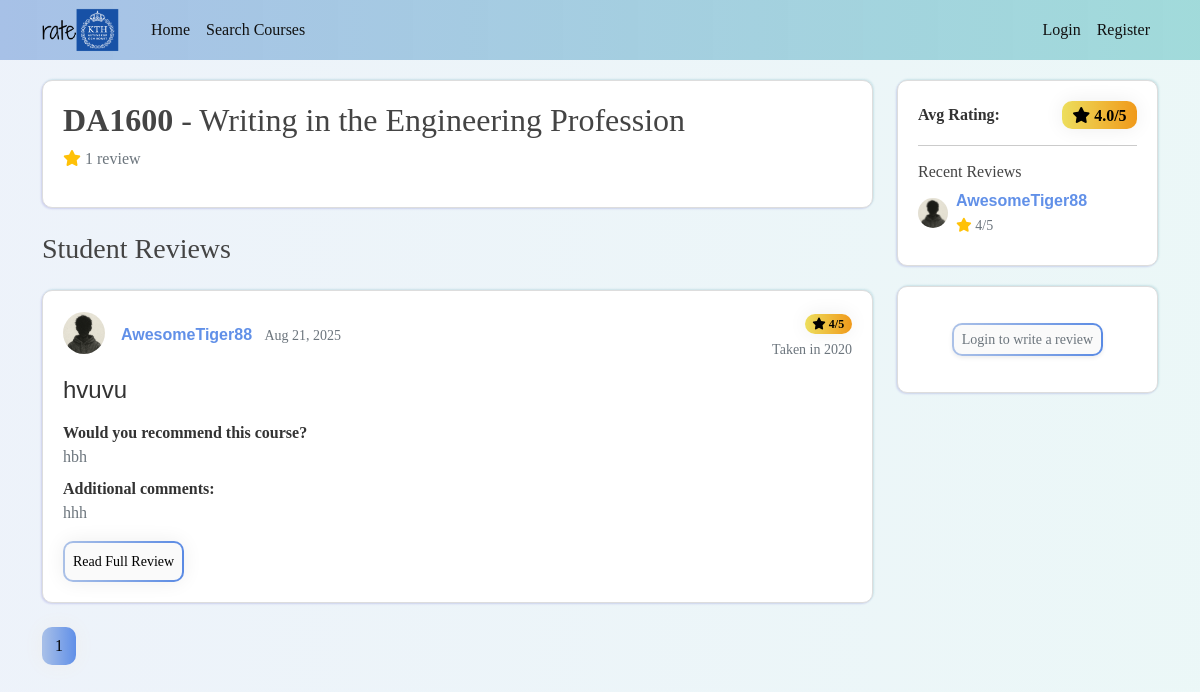
Page /courses/course/1 on the committed database.
### flasknetwork/models.py (models this page shows, shortened)
class Course(db.Model):
    id = db.Column(db.Integer, primary_key=True)
    name = db.Column(db.String(100), nullable=False, index=True)
    code = db.Column(db.String(20), unique=True, nullable=False, index=True)
    def get_average_rating(self):
        result = db.session.query(db.func.avg(Post.rating)).filter_by(course_id=self.id).scalar()
        return result if result is not None else None

class Post(db.Model):
    id = db.Column(db.Integer, primary_key=True)
    title = db.Column(db.String(100), nullable=False)
    date_posted = db.Column(db.DateTime, nullable=False, default=datetime.utcnow)
    year_taken = db.Column(db.Integer, nullable=False)  # e.g., 2023
    rating = db.Column(db.Integer, nullable=False)  # e.g., 1-5
    answer_q1 = db.Column(db.Text, nullable=True)
    answer_q2 = db.Column(db.Text, nullable=True)
    answer_q3 = db.Column(db.Text, nullable=True)
    answer_q4 = db.Column(db.Text, nullable=True)
    answer_q5 = db.Column(db.Text, nullable=True)
    answer_q6 = db.Column(db.Text, nullable=True)
    user_id = db.Column(db.Integer, db.ForeignKey('user.id'), nullable=False)
    course_id = db.Column(db.Integer, db.ForeignKey('course.id'), nullable=False)
    __table_args__ = (db.UniqueConstraint('user_id', 'course_id', name='one_review_per_course'),)
    course = db.relationship('Course', backref='reviews')

class User(db.Model, UserMixin): # the *table* name is 'user' by default, not 'User'
    id = db.Column(db.Integer, primary_key=True)
    username = db.Column(db.String(20), unique=True, nullable=False)
    email = db.Column(db.String(120), unique=True, nullable=False)
    image_file = db.Column(db.String(20), nullable=False, default='default1.png')
    password = db.Column(db.String(60), nullable=False)
    posts = db.relationship('Post', backref='author', lazy=True)
    email_verified = db.Column(db.Boolean, nullable=False, default=False)
    program_id = db.Column(db.Integer, db.ForeignKey('program.id'), nullable=False)
    program = db.relationship('Program', backref='students')

### flasknetwork/courses/routes.py (the view)
@courses.route('/course/<int:course_id>')
def course_detail(course_id):
    try:
        page = request.args.get('page', 1, type=int)
        course = Course.query.get_or_404(course_id)
        reviews = Post.query.filter_by(course=course).order_by(Post.date_posted.desc()).paginate(
            page=page, per_page=5
        )
        avg_rating = course.get_average_rating()
        auth_can_review = (
            current_user.is_authenticated and current_user.can_review(course)
        )
        auth_but_cannot_review = (
            current_user.is_authenticated and not current_user.can_review(course)
        )
        return render_template('courses/detail.html',
                             title=f'{course.code} - {course.name}',
                             course=course,
                             reviews=reviews,
                             avg_rating=avg_rating,
                             auth_can_review=auth_can_review,
                             auth_but_cannot_review=auth_but_cannot_review)
    except SQLAlchemyError as e:
        current_app.logger.error(f"Database error loading course {course_id}: {str(e)}")
        return render_template('errors/500.html'), 500

### flasknetwork/templates/courses/detail.html (shortened to what this page needs)
{% extends "layout.html" %}
{% block content %}
<div class="row">
    <div class="col-lg-9">
        <div class="content-section mb-4">
            <div class="d-flex align-items-start">
                <div class="flex-grow-1">
                    <h2 class="mb-2"><b>{{ course.code }}</b> - {{ course.name }}</h2>
                    <p class="text-muted mb-3">
                        <i class="fas fa-star text-warning"></i>
                        {% if reviews.total == 0 %}
                            No reviews yet
                        {% elif reviews.total == 1 %}
                            1 review
                        {% else %}
                            {{ reviews.total }} reviews
                        {% endif %}
                    </p>
                </div>
            </div>
        </div>
        {% if reviews.items %}
            <h3 class="mb-4">Student Reviews</h3>
            {% for review in reviews.items %}
                <article class="content-section mb-4">
                    <div class="d-flex align-items-center mb-3">
                        <img class="rounded-circle review-img me-3"
                             src="{{ url_for('static', filename='profile_pics/' + review.author.image_file) }}"
                             alt="{{ review.author.username }}'s profile picture">
                        <div class="flex-grow-1">
                            <div class="d-flex justify-content-between align-items-center">
                                <div>
                                    <a class="author-link fw-bold" href="{{ url_for('users.user_posts', username=review.author.username) }}">
                                        {{ review.author.username }}
                                    </a>
                                    <small class="text-muted d-block d-md-inline ms-0 ms-md-2">{{ review.date_posted.strftime('%b %d, %Y') }}</small>
                                </div>
                                <div class="text-end">
                                    <span class="badge gradient-anim gradient-anim--yellow">
                                        <i class="fas fa-star"></i> {{ review.rating }}/5
                                    </span>
                                    <small class="text-muted d-block mt-1">Taken in {{ review.year_taken }}</small>
                                </div>
                            </div>
                        </div>
                    </div>
                    <h4 class="mb-3">
                        <a class="review-title course-link" href="{{ url_for('posts.post', post_id=review.id) }}">
                            {{ review.title }}
                        </a>
                    </h4>
                    <div class="review-questions">
                        {% if review.answer_q1 %}
                            <div class="mb-2">
                                <strong>Would you recommend this course?</strong>
                                <p class="text-muted mb-1">{{ review.answer_q1 }}</p>
                            </div>
                        {% endif %}
                        {% if review.answer_q2 %}
                            <div class="mb-2">
                                <strong>Additional comments:</strong>
                                <p class="text-muted mb-1">{{ review.answer_q2 }}</p>
                            </div>
                        {% endif %}
                    </div>
                    <div class="mt-3">
                        <a href="{{ url_for('posts.post', post_id=review.id) }}" class="btn btn-sm gradient-anim-outline p-2">
                            Read Full Review
                        </a>
                    </div>
                </article>
            {% endfor %}
            {% for page_num in reviews.iter_pages(left_edge=1, right_edge=1, left_current=1, right_current=1) %}
                {% if page_num %}
                    {% if reviews.page == page_num %}
                        <a class="btn gradient-anim mb-4" href="{{ url_for('courses.course_detail', course_id=course.id, page=page_num) }}">{{ page_num }}</a>
                    {% else %}
                        <a class="btn gradient-anim-outline mb-4" href="{{ url_for('courses.course_detail', course_id=course.id, page=page_num) }}">{{ page_num }}</a>
                    {% endif %}
                {% else %}
                    ...
                {% endif %}
            {% endfor %}
        {% endif %}
    </div>
    <div class="col-lg-3 d-none d-md-block">
        {% if reviews.items %}
            <div class="content-section">
                <div class="d-flex align-items-center justify-content-between mb-3">
                    <span class="fw-bold">Avg Rating: </span>
                    <span class="gradient-anim gradient-anim--yellow badge fs-6 ms-2">
                        <i class="fas fa-star"></i> {{ "%.1f"|format(avg_rating) }}/5
                    </span>
                </div>
                <hr>
                <h6 class="mt-3">Recent Reviews</h6>
                {% for review in reviews.items[:3] %}
                    <div class="d-flex align-items-center mb-2">
                        <img class="rounded-circle"
                             src="{{ url_for('static', filename='profile_pics/' + review.author.image_file) }}"
                             alt="Profile" style="width: 30px; height: 30px;">
                        <div class="ms-2 flex-grow-1">
                            <a class="d-block fw-bold author-link"
                            href="{{ url_for('users.user_posts', username=review.author.username) }}">
                            {{ review.author.username }}
                            </a>
                            <small class="text-muted">
                                <i class="fas fa-star text-warning"></i> {{ review.rating }}/5
                            </small>
                        </div>
                    </div>
                {% endfor %}
            </div>
        {% else %}
            <div class="content-section text-center">
                <p class="text-muted">No reviews available to display.</p>
            </div>
        {% endif %}
        {% if auth_can_review %}
            <div class="content-section">
                <div class="text-center">
                    <a href="{{ url_for('posts.new_post') }}?course_id={{ course.id }}" class="btn gradient-anim gradient-shadow my-2 btn-sm">
                        <i class="fas fa-edit"></i> Review this Course
                    </a>
                </div>
            </div>
        {% elif auth_but_cannot_review %}
            <div class="content-section">
                <div class="text-center">
                    <small class="text-muted">You can't review this course because it's not in your program :/</small>
                </div>
            </div>
        {% else %}
            <div class="content-section">
                <div class="text-center">
                    <a href="{{ url_for('users.login', next=request.url) }}" class="btn gradient-anim-outline btn-sm shadow-sm my-3 text-muted">
                        Login to write a review
                    </a>
                </div>
            </div>
        {% endif %}
    </div>
</div>
{% endblock content %}

### flasknetwork/static/css/main.css (style rules this page uses)
body { background: linear-gradient(to right, rgba(167, 193, 231, 0.2), rgba(156, 216, 216, 0.2)); color: #333333; margin-top: 5rem; font-family: Georgia, 'Times New Roman', Times, serif; }
h1, h2, h3, h4, h5, h6 { color: #444444; }
.content-section { background: #ffffff; padding: 20px 20px; border: 1px solid #dddddd; border-radius: 10px; margin-bottom: 20px; box-shadow: -1px 1px 2px 0 rgba(32, 18, 183, 0.15), 1px -1px 2px 0 rgba(30, 132, 157, 0.15); }
a.review-title, a.author-link { text-decoration: none; }
a.author-link { color:#6190e8; font-family: 'Franklin Gothic Medium', 'Arial Narrow', Arial, sans-serif; transition: color 0.2s ease-in-out; }
.review-title { color: #333333; word-wrap: break-word; word-break: break-word; hyphens: auto; font-family: 'Franklin Gothic Medium', 'Arial Narrow', Arial, sans-serif; }
.review-questions p { white-space: pre-line; }
.review-img { height: 42px; width: 42px; margin-right: 6px; margin-bottom: 4px; vertical-align: middle; }
.gradient-anim { background: linear-gradient(to right, #a7bfe8 0%, #6190e8 51%, #a7bfe8 100%); box-shadow: 0 0 20px #eee; text-align: center; border-radius: 10px; background-size: 200% auto; background-position: left center; transition: background-position 0.5s ease; color: #000000; }
.gradient-anim-outline { display: inline-block; border: 2px solid transparent; border-radius: 10px; background: linear-gradient(var(--bs-body-bg, #fafafa), var(--bs-body-bg, #fafafa)) padding-box, linear-gradient(to right, #abc1e7 0%, #5889e4 51%, #abc1e7 100%) border-box; background-size: auto, 200% auto; background-position: left center; transition: background-position 0.5s ease; color: #000000; text-align: center; box-shadow: 0 0 20px #eee; }
.gradient-anim--yellow { background-image: linear-gradient(to right, #EDDE5D 0%, #F09819 51%, #EDDE5D 100%); box-shadow: 0 0 20px #eee; }
.course-link { display: inline-block; text-decoration: none; transition: transform 0.2s ease-in-out, color 0.2s ease-in-out; }

### rows in the picture
Course: code "DA1600", name "Writing in the Engineering Profession"
Post: image_file (placeholder picture), author.username "AwesomeTiger88", date_posted "Aug 21, 2025", rating "4", year_taken "2020", title "hvuvu", answer_q1 "hbh", answer_q2 "hhh"

### other values in the picture
{{ page_num }} "1"
{{ "%.1f"|format(avg_rating) }} "4.0"
